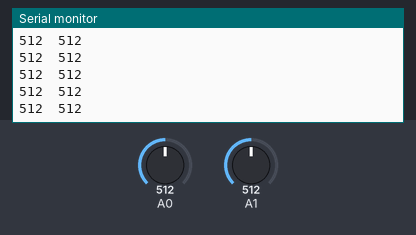
Recording of a sketch running on a simulated Arduino Uno, built with avr-gcc and run on an emulated ATmega328P. On the bench: the last lines printed to the serial monitor. Inputs (shaded band) come from the test bench; at power-on: A1 = 512, A0 = 512.

Above: at 2.7 s.
2.8 s: A1 set to 11
At 3.7 s:
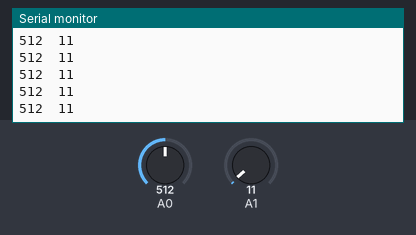
4.3 s: A1 set to 8
At 5.4 s:
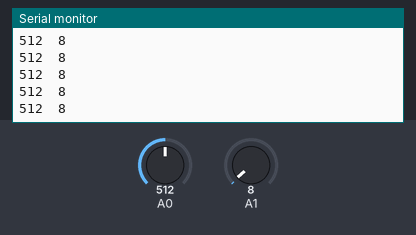
7.3 s: A0 set to 105
At 8.4 s:
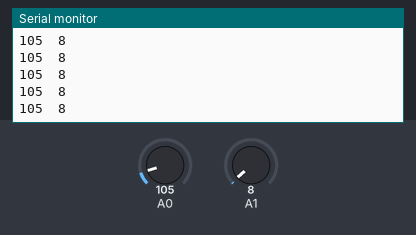
8.8 s: A0 set to 93
At 9.5 s:
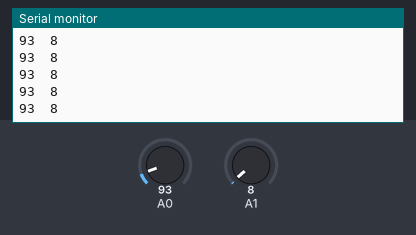
Timing chart, 0 to 11.3 s (numbered marks = the images above; inputs shaded):
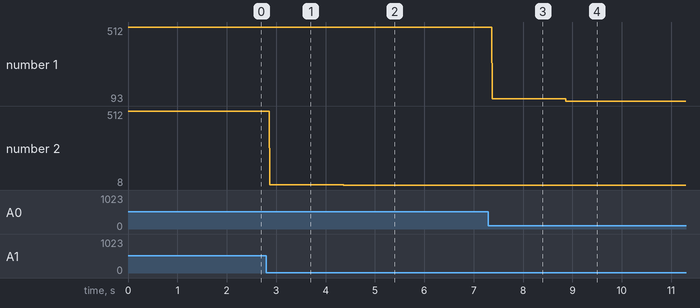

Measured:
- after the input at 2.8 s, the serial monitor: prints a new line after 0.07 s (image 1)
- after the input at 4.3 s, the serial monitor: prints a new line after 0.07 s (image 2)
- after the input at 7.3 s, the serial monitor: prints a new line after 0.07 s (image 3)
- after the input at 8.8 s, the serial monitor: prints a new line after 0.07 s (image 4)
- plotted number 1: 512 → 105 after the input at 7.3 s, 105 → 93 after the input at 8.8 s
- plotted number 2: 512 → 11 after the input at 2.8 s, 11 → 8 after the input at 4.3 s

The sketch:

ESCON_read.ino
```cpp
/*Simple analog read to evaluate the Maxon ESCON speed and current outputs*/

void setup() {
  Serial.begin(9600);
}
int speedVal;
int currVal;
void loop() {
  speedVal = analogRead(0); //0-1024 value, depending on range set in ESCON Studio
  currVal = analogRead(1);

  Serial.print(speedVal); Serial.print("  ");
  Serial.print(currVal); Serial.println("");
}
```
